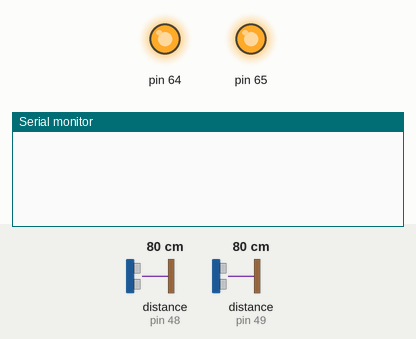
Bench run of a sketch on a simulated Teensy 4. Shown: output pins drawn as LEDs (lit = HIGH), the last lines printed to the serial monitor. Inputs (shaded band) come from the test bench; at power-on: distance to the obstacle (sensors on pin 48, pin 49) 80 cm.

Above: at 1.2 s.
1.3 s: distance to the obstacle (sensor on pin 48) set to 2 cm
At 1.8 s:
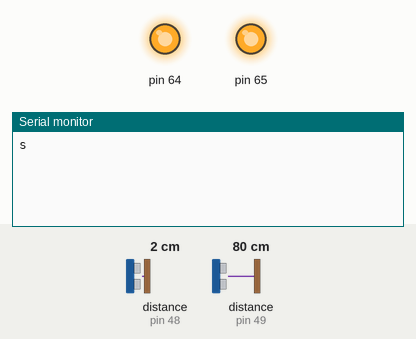
2.8 s: distance to the obstacle (sensor on pin 49) set to 2 cm
At 2.87 s:
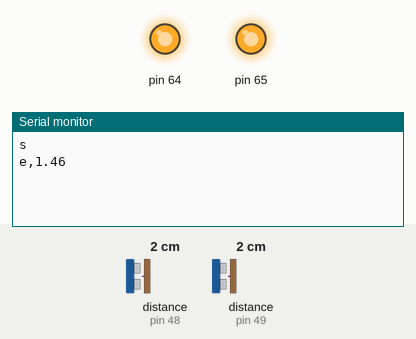

Measured:
- after the input at 1.3 s, the serial monitor: prints a new line after 0.05 s (image 1)
- after the input at 2.8 s, the serial monitor: prints a new line at once (image 2)

The sketch:

TeensyTOFGates.ino
```cpp
/*
This example shows how to set up and read multiple VL53L1X sensors connected to
the same I2C bus. Each sensor needs to have its XSHUT pin connected to a
different Arduino pin, and you should change sensorCount and the xshutPins array
below to match your setup.

For more information, see ST's application note AN4846 ("Using multiple VL53L0X
in a single design"). The principles described there apply to the VL53L1X as
well.
*/

#include <Wire.h>
#include <VL53L0X.h>
#include <SparkFunSX1509.h>

const byte SX1509_ADDRESS = 0x3F;
#define VL53L0X_ADDRESS_START 0x30

#define TRIGGER_MIN 150


// The number of sensors in your system.
const uint8_t sensorCount = 2;

// The Arduino pin connected to the XSHUT pin of each sensor.
const uint8_t xshutPins[8] = {0,1};

SX1509 io; // Create an SX1509 object to be used throughout
VL53L0X sensors[sensorCount];

void setup()
{
  while (!Serial) {}
  Serial.begin(115200);

  io.begin(SX1509_ADDRESS);

  Wire.begin();
  Wire.setClock(400000); // use 400 kHz I2C

  // Disable/reset all sensors by driving their XSHUT pins low.
  for (uint8_t i = 0; i < sensorCount; i++)
  {
    io.pinMode(xshutPins[i], OUTPUT);
    io.digitalWrite(xshutPins[i], LOW);
    //pinMode(xshutPins[i], OUTPUT);
    //digitalWrite(xshutPins[i], LOW);
  }

  // Enable, initialize, and start each sensor, one by one.
  for (uint8_t i = 0; i < sensorCount; i++)
  {
    // Stop driving this sensor's XSHUT low. This should allow the carrier
    // board to pull it high. (We do NOT want to drive XSHUT high since it is
    // not level shifted.) Then wait a bit for the sensor to start up.
    //pinMode(xshutPins[i], INPUT);
    io.digitalWrite(xshutPins[i], HIGH);
    delay(10);

    sensors[i].setTimeout(500);
    if (!sensors[i].init())
    {
      Serial.print("Failed to detect and initialize sensor ");
      Serial.println(i);
      while (1);
    }

    // Each sensor must have its address changed to a unique value other than
    // the default of 0x29 (except for the last one, which could be left at
    // the default). To make it simple, we'll just count up from 0x2A.
    sensors[i].setAddress(VL53L0X_ADDRESS_START + i);

    sensors[i].startContinuous(50);
  }
}

enum GateState { WAITING, RACING };
uint start_time = 0;
GateState curr_state = WAITING;


void loop()
{
  int start = sensors[0].readRangeContinuousMillimeters();
  int end = sensors[1].readRangeContinuousMillimeters();

  if (Serial.available() > 0){
    char message = Serial.read();
    if (message == 'r'){
      curr_state = WAITING;
    }
  }

  switch (curr_state) {
    case WAITING:
      if (start < TRIGGER_MIN){
        curr_state = RACING;
        start_time = millis();
        Serial.printf("s\n");
      }
      break;
    case RACING:
      if (end < TRIGGER_MIN){
        curr_state = WAITING;
        uint time = millis() - start_time;
        float time_seconds = ((float)time) / 1000.0;
        Serial.printf("e,%0.2f\n", time_seconds);
      }
      break;
  }
}
```
